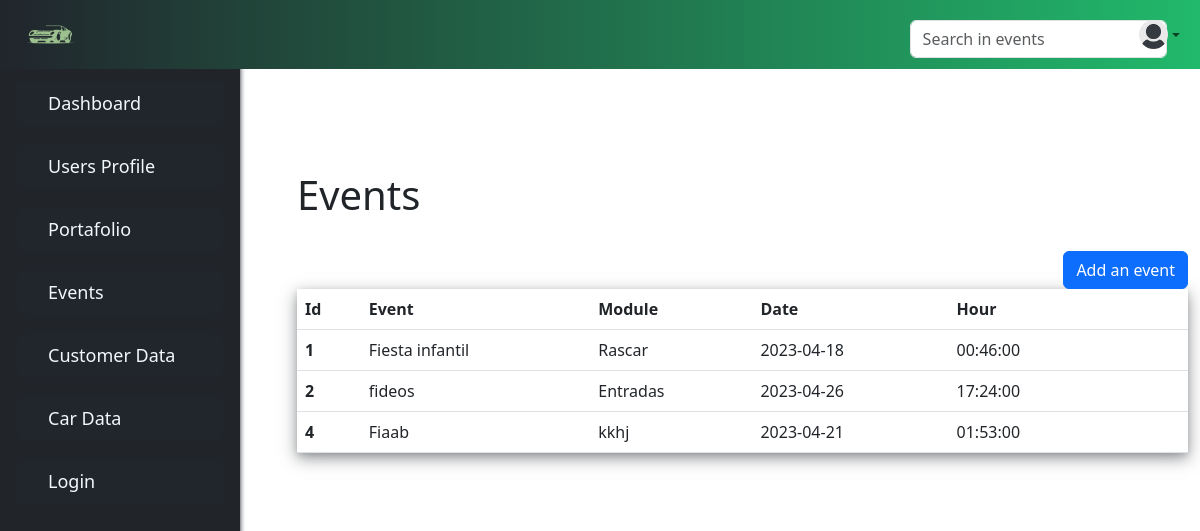
/events/, run on an earlier commit of the app's database.
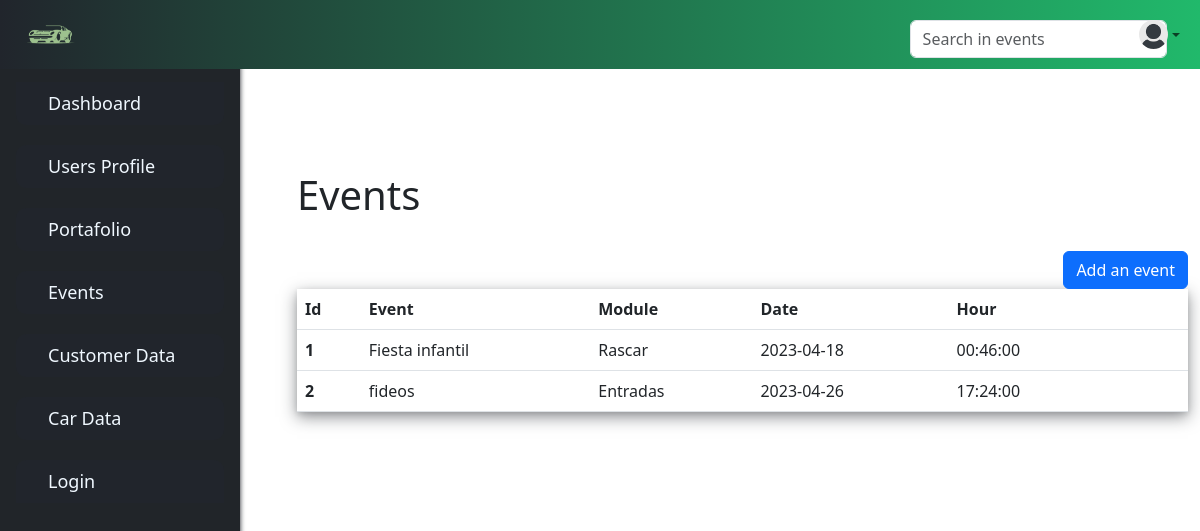
And on a later commit of the database.
### webapp/system/models.py (models this page shows, shortened)
class Events(db.Model):
    id = db.Column(db.Integer(), primary_key=True)
    event = db.Column(db.String(255))
    module = db.Column(db.String(255))
    date = db.Column(db.DateTime())
    hour = db.Column(db.Time())

### webapp/system/controllers.py (the view)
@system_blueprint.route('/events/',methods=['GET', 'POST'])
def events():
    form=EventsForm()
    searchForm = SearchForm()
    our_events= Events.query.order_by(Events.id)
    return render_template('system/events.html', our_models=our_events, form=form, SearchForm=searchForm ,datetime=datetime)

### webapp/system/forms.py
class EventsForm(FlaskForm):
    event = StringField('Event', validators=[DataRequired()])
    module = StringField('Module', validators=[DataRequired()])
    date = DateField('Date', format='%Y-%m-%d', validators=[DataRequired()])
    hour = TimeField('Hour', format='%H:%M', validators=[DataRequired()])
    submit = SubmitField('Submit')

### webapp/searched/forms.py
class SearchForm(Form):
    bar_search = StringField('Searched:', validators=[DataRequired()])
    submit = SubmitField('Submit')

### webapp/templates/system/events.html (shortened to what this page needs)
{% extends 'base.html' %}
{% block content %}
<br/>
		<h1>Events </h1>
		<br/>
		<div class="izq">
			<button type="button" class="btn btn-primary" data-bs-toggle="modal" data-bs-target='#document-textModal' >
				Add an event
			</button>
		</div>
		<table class="table table-hover table" >
			<thead class="thead">
				<tr>
					<th scope="col">Id</th>
					<th scope="col">Event</th>
					<th scope="col">Module</th>
					<th scope="col">Date</th>
					<th scope="col">Hour</th>
					<th scope="col"></th>
				</tr>
			</thead>
			{% for our_model in our_models %}
				<tbody>
					<tr>
		{% include 'system/tables/events-table.html' %}
		<td> <button type="submit" class="btn "  >
                  </button></td>
                </tr>
        </tbody>
    {%endfor%}
</table>
{% endblock %}

### webapp/templates/system/tables/events-table.html
<th scope="row">{{our_model.id}}</th>
<td>{{our_model.event}}</td>
<td>{{our_model.module}}</td>
<td>{{our_model.date.date()}}</td>
<td>{{our_model.hour}}</td>

What changed in the data, as far as the page shows it:
removed Events: id "4", event "Fiaab", module "kkhj", date "2023-04-21", hour "01:53:00"
